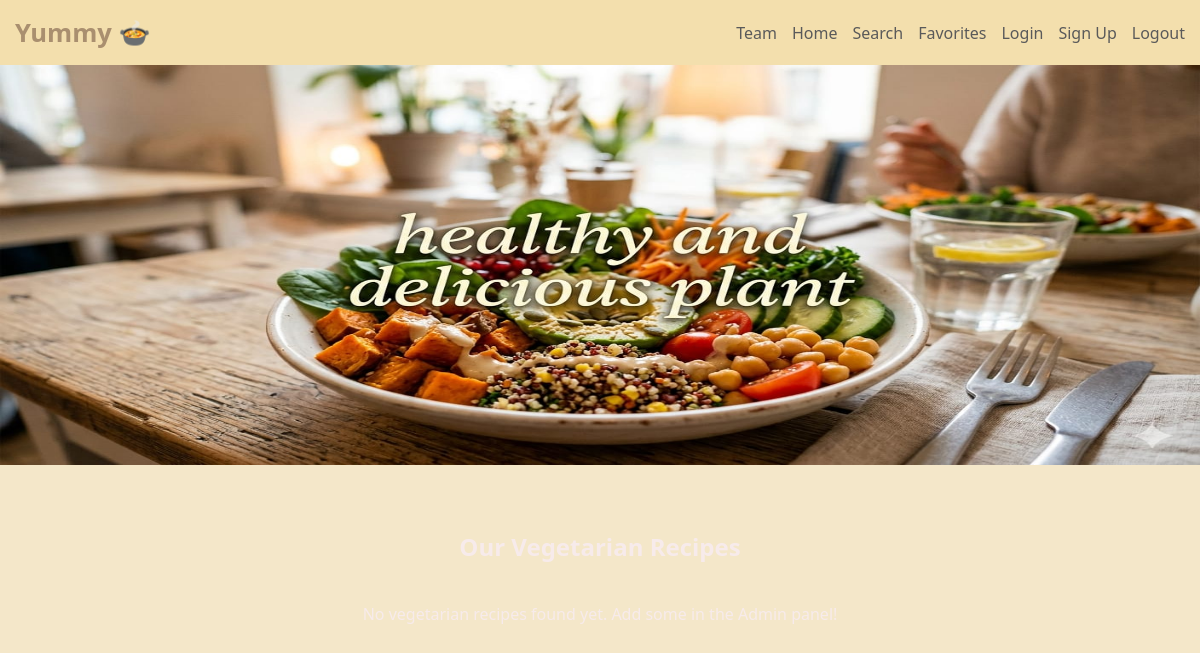
The app's page /vegetarian/, older data.
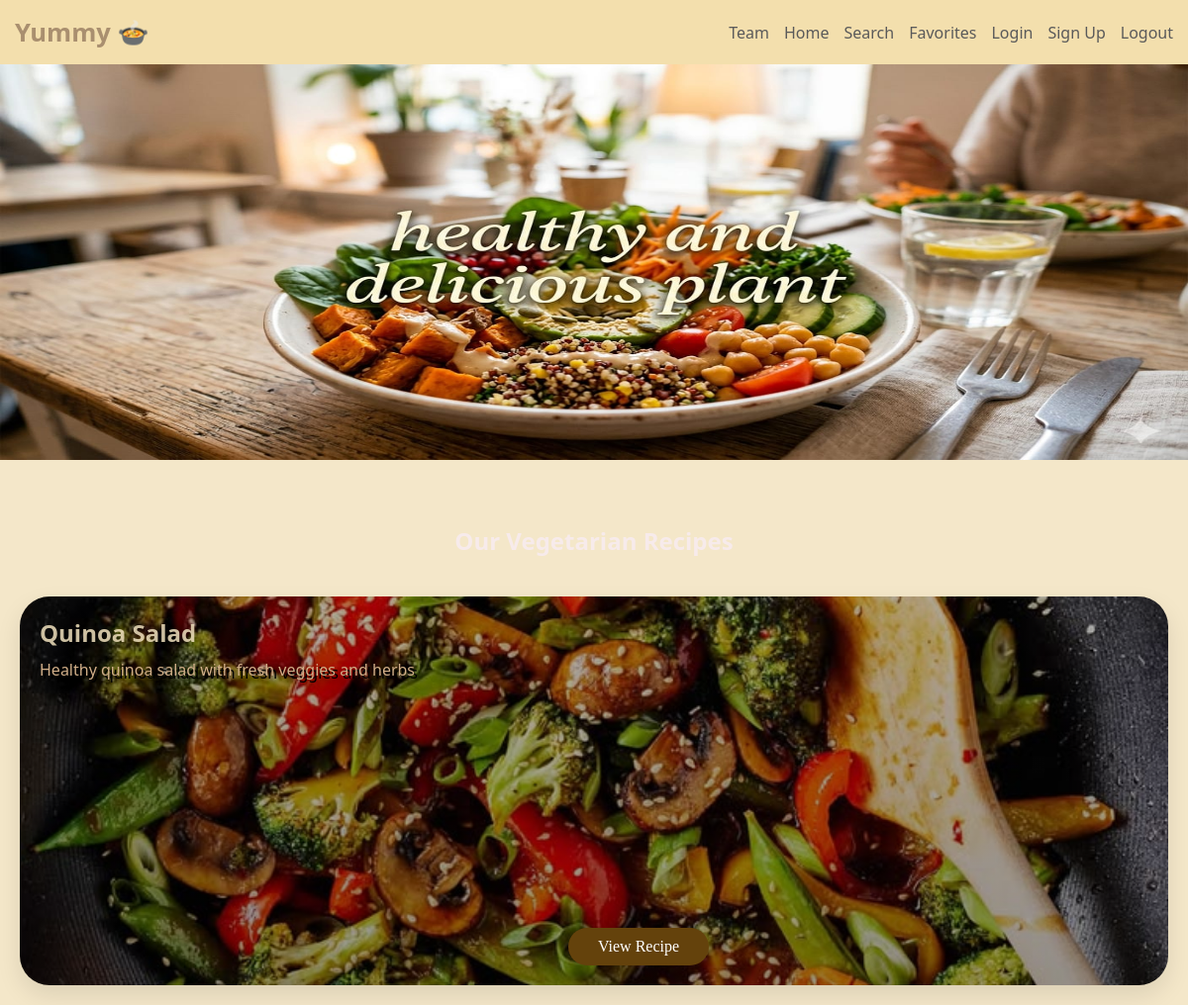
The same page, newer data.
### recipes/models.py (models this page shows, shortened)
class Recipe(models.Model):
    DIET_CHOICES = [
        ('all', 'General / Non-Specific'),
        ('keto', 'Keto Friendly'),
        ('vegan', 'Vegan / Vegetarian'),
        ('protein', 'High Protein'),
        ('gluten-free', 'Gluten-Free'),
    ]
    title = models.CharField(max_length=200, verbose_name="Recipe Title")
    slug = models.SlugField(unique=True, blank=True, null=True)
    description = models.TextField(help_text="Briefly describe the dish")
    ingredients = models.TextField(help_text="Separate ingredients with a comma or new line")
    instructions = models.TextField()
    image = models.ImageField(upload_to='recipes/%Y/%m/%d/', default='default_recipe.jpg')
    category = models.ForeignKey(Category, on_delete=models.SET_NULL, null=True, related_name='recipes')
    author = models.ForeignKey(User, on_delete=models.CASCADE, related_name='my_recipes')
    diet_type = models.CharField(max_length=20, choices=DIET_CHOICES, default='all',null=True,blank=True)
    prep_time = models.PositiveIntegerField(default=30, help_text="Preparation time in minutes",null=True,blank=True)
    calories = models.PositiveIntegerField(default=500, help_text="Calories per serving",null=True,blank=True)
    created_at = models.DateTimeField(auto_now_add=True)
    updated_at = models.DateTimeField(auto_now=True)
    class Meta:
        ordering = ['-created_at']
        verbose_name = "Recipe"
        verbose_name_plural = "Recipes"

### recipes/views.py (the view, shortened to what this page needs)
# urls.py: path("vegetarian/", views.category_detail, {'category_name': 'Vegetarian'}, name="vegetarian"),
def category_detail(request, category_name):
    category_slug = category_name.lower().replace("-", " ").strip()
    favorite_recipe_ids = []
    if request.user.is_authenticated:
        favorite_recipe_ids = Favorite.objects.filter(user=request.user).values_list('recipe_id', flat=True)
    category_obj = get_object_or_404(Category, name__iexact=category_slug)
    recipes = Recipe.objects.filter(category=category_obj)
    category_slug = category_slug.lower()
    clean_name = category_slug.replace(" ", "_").replace("-", "_")
    simple_name = category_slug.replace(" ", "").replace("-", "")
    hub_templates = {
        'bakery': 'recipes/bakery/bakery.html',
        'main dish': 'recipes/main_dish/maindish.html',
        'healthy': 'recipes/healthy/Healthy Food.html',
        'drinks': 'recipes/drinks/drinks.html',
        'dessert': 'recipes/desserts/dessert.html',
        'appetizers': 'recipes/appetizers/appetizers.html',
    }
    template_name = hub_templates.get(category_slug)
    if not template_name:
        possible_templates = [
            f"recipes/{clean_name}/{clean_name}.html",
            f"recipes/{clean_name}/{simple_name}.html",
            f"recipes/main_dish/{clean_name}.html",
            f"recipes/main_dish/{simple_name}.html",
            f"recipes/bakery/{clean_name}.html",
            f"recipes/bakery/{simple_name}.html",
            f"recipes/{clean_name}s/{clean_name}.html",
            f"recipes/drinks/{clean_name}.html",
            f"recipes/desserts/{clean_name}.html",
            f"recipes/bakery/macrons.html" if clean_name == "macarons" else None,
        ]
        possible_templates = [t for t in possible_templates if t]
        template_name = None
        for t in possible_templates:
            try:
                get_template(t)
                template_name = t
                break
            except TemplateDoesNotExist:
                continue
        if not template_name:
            template_name = "recipes/recipes.html"
    return render(request, template_name, {
        "recipes": recipes,
        "category": category_obj.name,
        "category_obj": category_obj,
        "favorite_recipe_ids": favorite_recipe_ids
    })

### recipes/templates/recipes/main_dish/Vegetarian.html (shortened to what this page needs)
{% load static %}
<!DOCTYPE html>
<html lang="en">
<head>
    <link rel="stylesheet" href="{% static 'css/maindish.css' %}">
</head>
<body>
    <div id="navbar">
        <nav class="main-nav">
            <div class="logo">Yummy 🍲</div>
            <ul class="nav-links">
                <li><a href="{% url 'cover' %}">Team</a></li>
                <li><a href="{% url 'home' %}">Home</a></li>
                <li><a href="{% url 'search' %}">Search</a></li>
                <li><a href="{% url 'favorites' %}">Favorites</a></li>
                <li><a href="{% url 'login' %}">Login</a></li>
                <li><a href="{% url 'signup' %}">Sign Up</a></li>
                <li><a href="{% url 'logout' %}">Logout</a></li>
            </ul>
        </nav>
    </div>
    <div class="banner">
        <img src="{% static 'maindish/Vegetarian-banner.jfif' %}" style="width:100%; height:400px; margin-bottom:30px;">
    </div>
    <h2 class="h2">Our Vegetarian Recipes</h2>
    <div class="recipes-container">
        {% for recipe in recipes %}
        <div class="recipe-card" id="recipe-{{ recipe.pk }}"
            style="background-image: linear-gradient(rgba(0,0,0,0.3), rgba(0,0,0,0.4)), url('{{ recipe.image.url }}'); background-size: cover; background-position: center;"
            onclick="openCard(event, 'recipe-{{ recipe.pk }}-card')">
            <h2>{{ recipe.title }}</h2>
            <p>{{ recipe.description|truncatewords:15 }}</p>
            <a href="javascript:void(0)" class="btn-main" onclick="openCard(event, 'recipe-{{ recipe.pk }}-card')">View
                Recipe</a>
        </div>
        {% empty %}
        <p style="text-align: center; grid-column: 1/-1;">No vegetarian recipes found yet. Add some in the Admin panel!
        </p>
        {% endfor %}
    </div>
</body>
</html>

Row changes from the older to the newer data that the page shows:
added Recipe: image (picture), title "Quinoa Salad", description "Healthy quinoa salad with fresh veggies and herbs"
